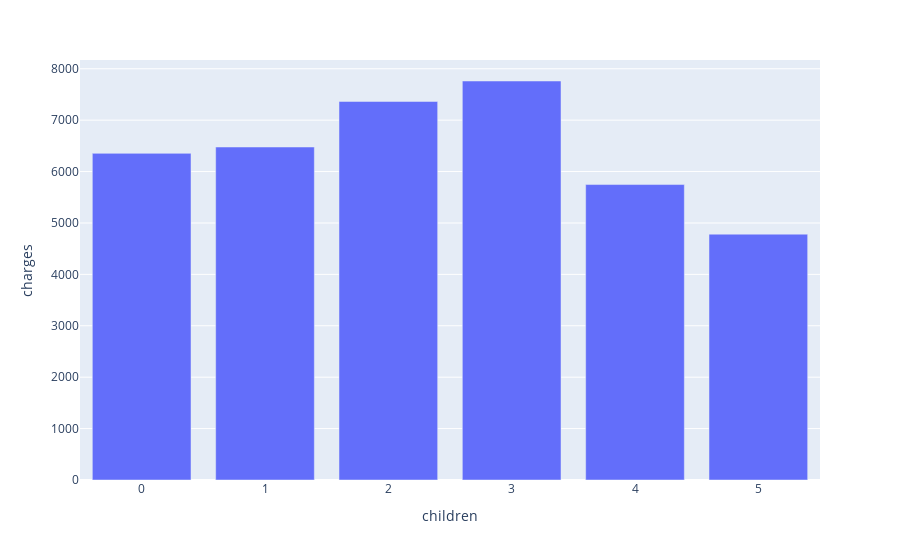

Here is the notebook cell this chart was saved with:
### Markdown cell above
#### BMI  
level 0: from 15-25.2 bmi  
level 1: 25.3-28.8
level 2: 28.9-45

### Code cell
fig = px.bar(data.groupby('children').mean().reset_index(), x='children', y='charges')
fig.show()

### Figure 1 — Plotly figure (JSON) as saved in the notebook; plotly's stock layout.template omitted (floating-point values rounded to 4 significant figures)
{"data": [{"alignmentgroup": "True", "hovertemplate": "children=%{x}<br>charges=%{y}<extra></extra>", "legendgroup": "", "marker": {"color": "#636efa"}, "name": "", "offsetgroup": "", "orientation": "v", "showlegend": false, "textposition": "auto", "type": "bar", "x": [0, 1, 2, 3, 4, 5], "xaxis": "x", "y": [6354.0, 6478.0, 7364.0, 7762.0, 5747.0, 4782.0], "yaxis": "y"}], "layout": {"barmode": "relative", "legend": {"tracegroupgap": 0}, "margin": {"t": 60}, "xaxis": {"anchor": "y", "domain": [0, 1], "title": {"text": "children"}}, "yaxis": {"anchor": "x", "domain": [0, 1], "title": {"text": "charges"}}}}
